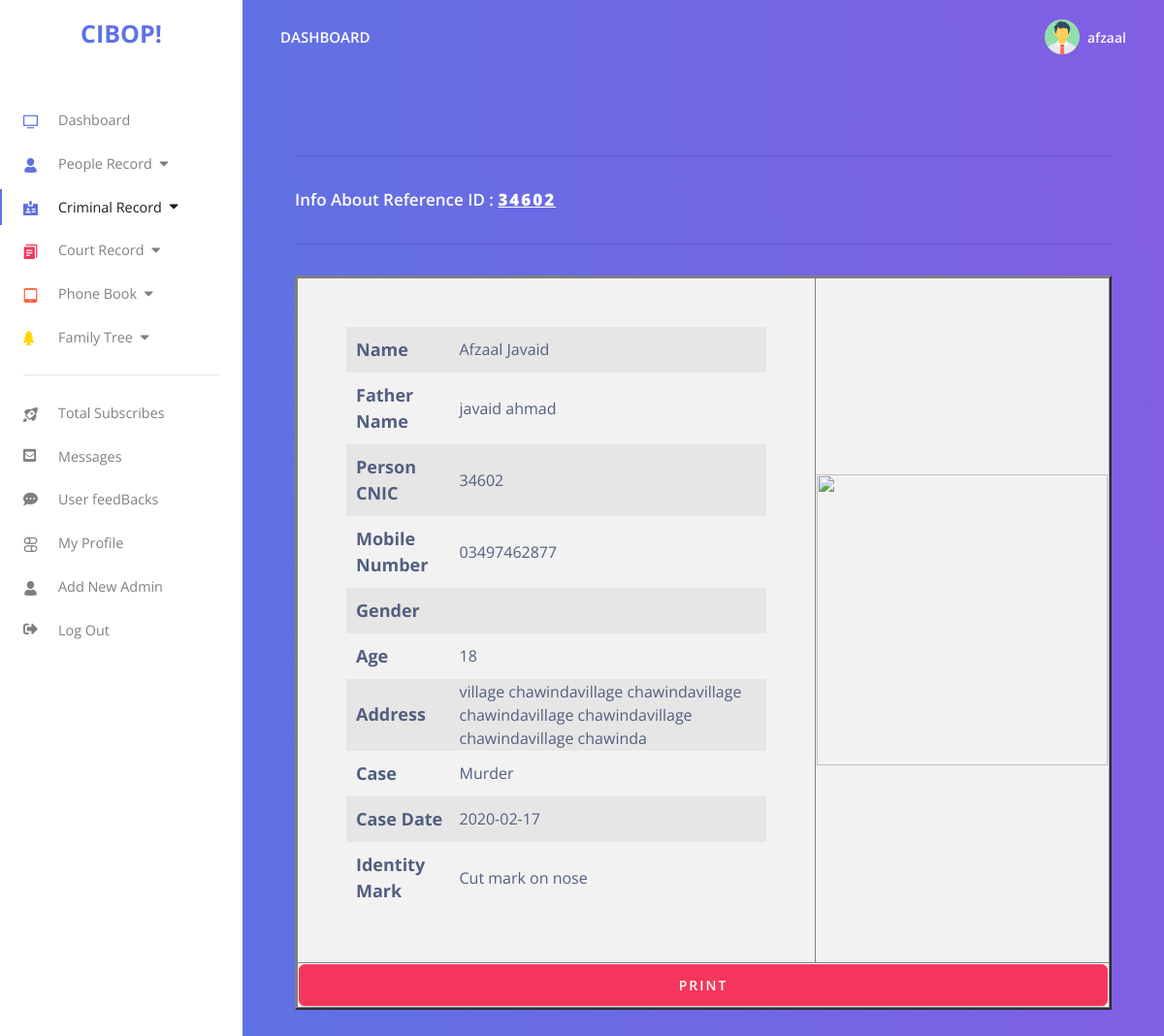
Page /admin/criminal_info.php?id=34602 (signed in) on the committed database.
### tables this page shows
CREATE TABLE `criminal_record` (
  `id` int(11) NOT NULL,
  `name` varchar(255) NOT NULL,
  `father_name` varchar(255) NOT NULL,
  `cnic` bigint(15) NOT NULL,
  `gender` varchar(10) NOT NULL,
  `mobile_no` varchar(20) NOT NULL,
  `address` varchar(255) NOT NULL,
  `age` int(10) NOT NULL,
  `jurm` varchar(255) NOT NULL,
  `case_date` date NOT NULL,
  `station` varchar(255) NOT NULL,
  `photo` varchar(255) NOT NULL,
  `identity_mark` varchar(255) NOT NULL,
  `criminal_status` varchar(255) NOT NULL,
  `case_status` varchar(255) NOT NULL
);

### admin/criminal_info.php (the view, shortened to what this page needs)
<?php
if(!isset($_COOKIE['login']))
{
    header("location:login.php");
}
else
{
$un_id=$_COOKIE["un"];
include("dbcon.php");
$sql="SELECT * FROM `admins` WHERE `id`='$un_id'";
$run=mysqli_query($con,$sql);
$dataa=mysqli_fetch_array($run);
$id=$_GET['id'];
$sql1="SELECT * FROM `criminal_record` WHERE `cnic`='$id'";
$run1=mysqli_query($con,$sql1);
$data=mysqli_fetch_assoc($run1);
}
?>
<!DOCTYPE html>
<html lang="en">
<head>
  <link href="./assets/js/plugins/nucleo/css/nucleo.css" rel="stylesheet" />
  <link href="./assets/js/plugins/@fortawesome/fontawesome-free/css/all.min.css" rel="stylesheet" />
  <link href="./assets/css/argon-dashboard.css?v=1.1.1" rel="stylesheet" />
</head>
<body class="">
  <nav class="navbar navbar-vertical fixed-left navbar-expand-md navbar-light bg-white" id="sidenav-main">
    <div class="container-fluid">
      <a class="navbar-brand pt-0" href="./dashboard.php">
      <span class="text-blue" style="font-weight:bold;font-size: 25px;">CIBOP!</span>
      </a>
       <div class="collapse navbar-collapse" id="sidenav-collapse-main">
        <ul class="navbar-nav">
          <li class="nav-item">
            <a class="nav-link" href="dashboard.php">
              <i class="ni ni-tv-2 text-primary"></i> Dashboard
            </a>
          </li>
          <li class="nav-item dropdown">
            <a class="nav-link" href="" data-toggle="dropdown">
              <i class="ni ni-single-02 text-blue"></i>People Record&nbsp;&nbsp;<i class="fas fa-caret-down"></i>
            </a>
          </li>
          <li class="nav-item dropdown active">
            <a class="nav-link active" href="add_people_record.php" data-toggle="dropdown">
              <i class="ni ni-badge text-blue"></i>Criminal Record&nbsp;&nbsp;<i class="fas fa-caret-down"></i>
            </a>
          </li>
          <li class="nav-item dropdown">
            <a class="nav-link" href="add_people_record.php" data-toggle="dropdown">
              <i class="ni ni-single-copy-04 text-red"></i>Court Record&nbsp;&nbsp;<i class="fas fa-caret-down"></i>
            </a>
          </li>
          <li class="nav-item dropdown">
            <a class="nav-link" href="add_people_record.php" data-toggle="dropdown">
              <i class="ni ni-tablet-button text-orange"></i>Phone Book&nbsp;&nbsp;<i class="fas fa-caret-down"></i>
            </a>
          </li>
          <li class="nav-item dropdown">
            <a class="nav-link" href="add_people_record.php" data-toggle="dropdown">
              <i><i class="fas fa-tree text-yellow"></i></i>Family Tree&nbsp;&nbsp;<i class="fas fa-caret-down"></i>
            </a>
          </li>
          </ul>
        <hr class="my-3">
        <ul class="navbar-nav mb-md-3">
          <li class="nav-item">
            <a class="nav-link" href="total_subscribers.php">
              <i class="ni ni-spaceship"></i>Total Subscribes
            </a>
          </li>
          <li class="nav-item">
            <a class="nav-link" href="messages.php">
              <i class="fas fa-envelope-square"></i> Messages
            </a>
          </li>
          <li class="nav-item">
            <a class="nav-link" href="user_feedbacks.php">
              <i class="fas fa-comment-dots"></i> User feedBacks
            </a>
          </li>
          <li class="nav-item">
            <a class="nav-link" href="my_profile.php">
              <i class="ni ni-ui-04"></i> My Profile
            </a>
          </li>
           <li class="nav-item">
            <a class="nav-link" href="add_new_admin.php">
              <i class="ni ni-single-02"></i> Add New Admin
            </a>
          </li>
           <li class="nav-item">
            <a class="nav-link" href="index.php">
              <i class="fas fa-sign-out-alt"></i>Log Out
            </a>
          </li>
        </ul>
      </div>
    </div>
  </nav>
  <div class="main-content">
    <nav class="navbar navbar-top navbar-expand-md navbar-dark" id="navbar-main">
      <div class="container-fluid">
        <a class="h4 mb-0 text-white text-uppercase d-none d-lg-inline-block" href="./dashboard.php">Dashboard</a>
        <ul class="navbar-nav align-items-center d-none d-md-flex">
          <li class="nav-item dropdown">
            <a class="nav-link pr-0" href="#" role="button" data-toggle="dropdown" aria-haspopup="true" aria-expanded="false">
              <div class="media align-items-center">
                <span class="avatar avatar-sm rounded-circle">  <img src="./assets/img/admin-avatar.png" width="45px" />
                </span>
                <div class="media-body ml-2 d-none d-lg-block">
                  <span class="mb-0 text-sm  font-weight-bold">
                    <?php echo $dataa['user_name'];?></span>
                </div>
              </div>
            </a>
          </li>
        </ul>
      </div>
    </nav>
    <div class="header bg-gradient-primary pb-8 pt-5 pt-md-8">
      <div class="container-fluid">
        <div class="header-body">
  <div class="container" id="printableArea" style="">
    <hr>
    <h3 style="color: white;">Info About Reference ID : <b><u style="letter-spacing: 2px;"><?php echo $id;?></u></b></h3>
    <hr>
<center style="background-color: white;">
  <div id="content">
<table border="2" class="table-responsive table-striped">
  <tr>
    <td style="padding: 50px;">
      <table>
        <tr>
          <td style="padding: 10px;"><span style="font-size: 18px;">  <b>Name </b></span></td>
          <td><?php echo $data['name'];?></td>
        </tr>
        <tr>
          <td style="padding: 10px;"><span style="font-size: 18px;">  <b>Father Name </b></span></td>
          <td><?php echo $data['father_name'];?></td>
        </tr>
        <tr>
          <td style="padding: 10px;"><span style="font-size: 18px;">  <b>Person CNIC </b></span></td>
          <td><?php echo $data['cnic'];?></td>
        </tr>
        <tr>
          <td style="padding: 10px;"><span style="font-size: 18px;">  <b>Mobile Number </b></span></td>
          <td><?php echo $data['mobile_no'];?></td>
        </tr>
        <tr>
          <td style="padding: 10px;"><span style="font-size: 18px;">  <b>Gender  </b></span></td>
          <td><?php echo $data['gender'];?></td>
        </tr>
        <tr>
          <td style="padding: 10px;"><span style="font-size: 18px;">  <b>Age  </b></span></td>
          <td><?php echo $data['age'];?></td>
        </tr>
        <tr>
          <td style="padding: 10px;"><span style="font-size: 18px;">  <b>Address </b></span></td>
          <td><?php echo $data['address'];?></td>
        </tr>
        <tr>
          <td style="padding: 10px;"><span style="font-size: 18px;">  <b>Case </b></span></td>
          <td><?php echo $data['jurm'];?></td>
        </tr>
        <tr>
          <td style="padding: 10px;"><span style="font-size: 18px;">  <b>Case Date  </b></span></td>
          <td><?php echo $data['case_date'];?></td>
        </tr>
        <tr>
          <td style="padding: 10px;"><span style="font-size: 18px;">  <b>Identity Mark  </b></span></td>
          <td><?php echo $data['identity_mark'];?></td>
        </tr>
      </table>
    <td>
    <img src="admin/upload_images/<?php echo $data['photo'];?>" style="width: 300px;height: 300px;"><br>
    </td>
  </tr>
  </div>
  <tr style="padding-left: 20px;">
    <td colspan="2">
    <button style="letter-spacing: 2px;" id="button_hover" class="btn btn-danger btn-block" onclick="printDiv('printableArea')">PRINT</button>
    </td>
  </tr>
</center>
     </div>
      </div>
    </div>
  </div>
</body>
</html>

### rows in the picture
criminal_record: name "Afzaal Javaid", father_name "javaid ahmad", cnic "34602", mobile_no "03497462877", age "18", address "village chawindavillage chawindavillage chawindavillage chawindavillage chawindavillage chawinda", jurm "Murder", case_date "2020-02-17", identity_mark "Cut mark on nose"

### other values in the picture
$dataa['user_name'] "afzaal"
$id "34602"
